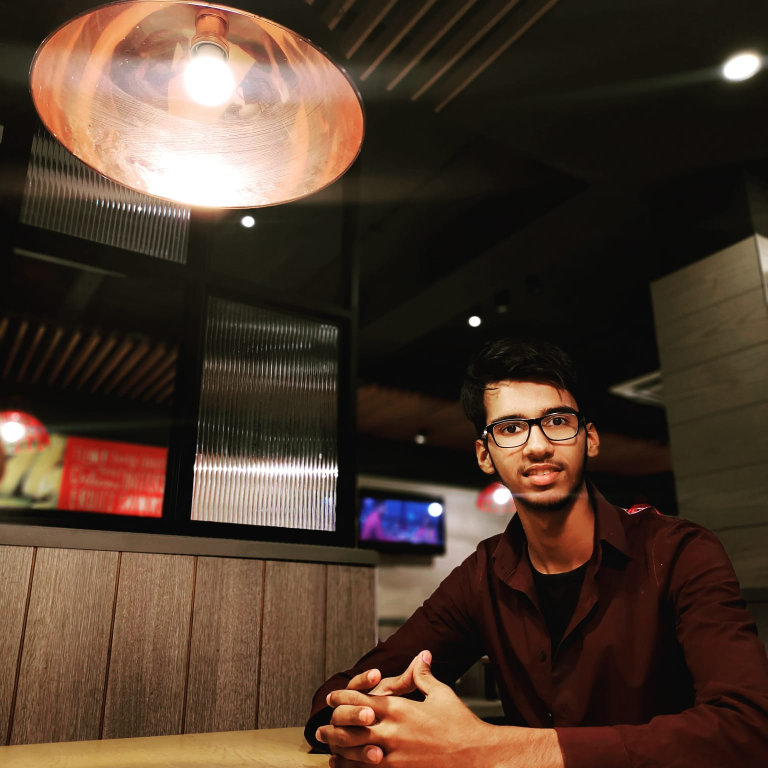
#> input picture 09 open-CV/resources/abc.jpg, 1536 x 1536 px (shown at 1/2 size)
$ python '14 basic functions in openCV.py'
#> lines starting #> are read from the running program, lines starting #| are printed output that depends on the picture
import cv2 as cv

img = cv.imread("resources/abc.jpg")
#> img is the input picture: shape (1536, 1536, 3); mean B, G, R 44.4, 58, 77.7
#resize
img = cv.resize(img,(600,600))
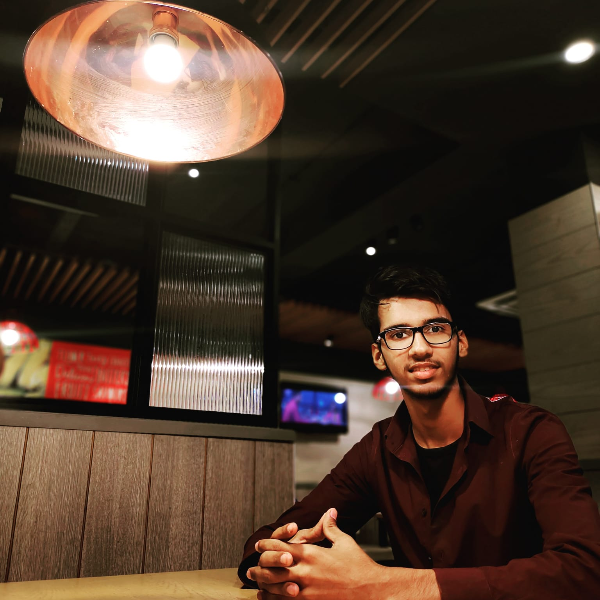
#> img: shape (600, 600, 3); mean B, G, R 44.4, 57.9, 77.6
#blurred image
blur_img = cv.GaussianBlur(img, (19,19), 0)
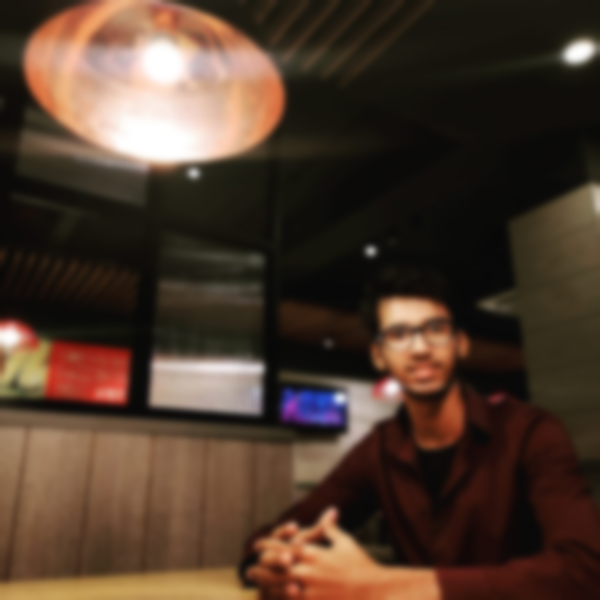
#> blur_img: shape (600, 600, 3); mean B, G, R 44.4, 57.9, 77.6
#edge detection
edge_img = cv.Canny(img, 48,48)
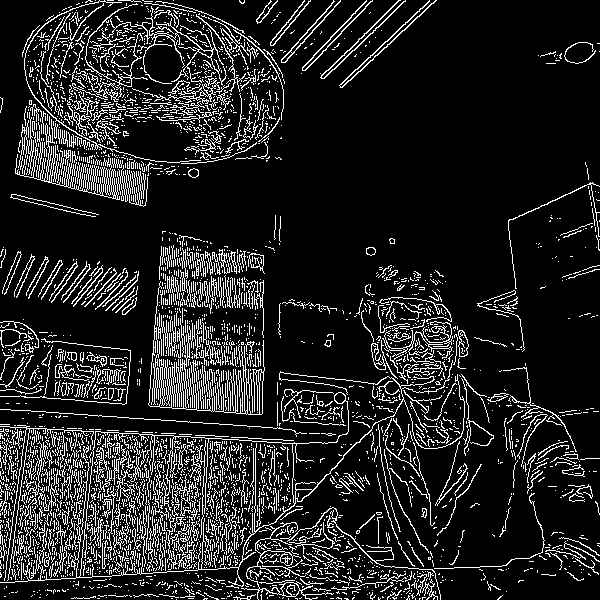
#> edge_img: shape (600, 600); 13.7% white in thin lines or dots
#thickness of line
thickness_img = cv.dilate(edge_img, (7,7), iterations=1)
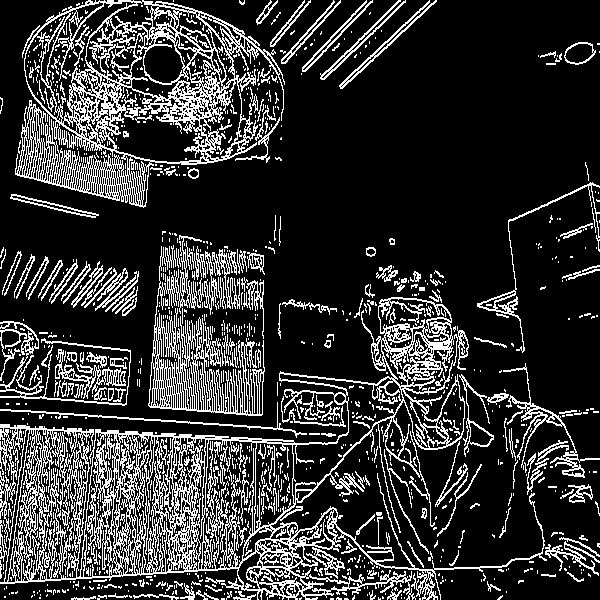
#> thickness_img: shape (600, 600); 20.4% white in thin lines or dots
#thinner outline
ero_img = cv.erode(thickness_img,(7,7), iterations=1)
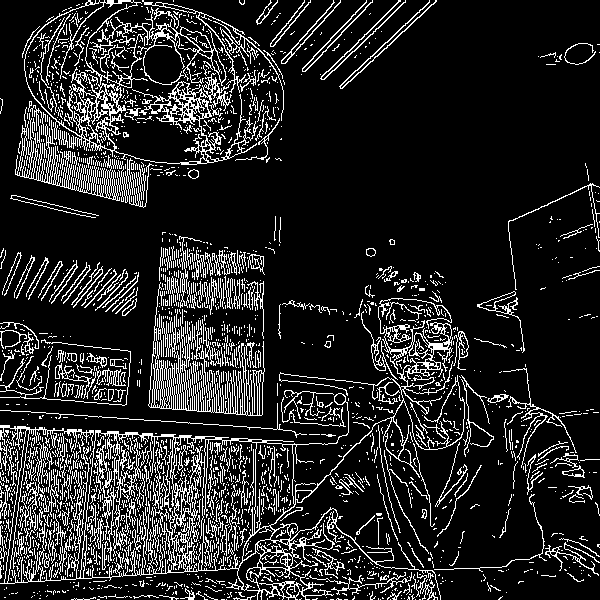
#> ero_img: shape (600, 600); 14.6% white in thin lines or dots

cv.imshow("Original",img)
cv.imshow("Blurred",blur_img)
cv.imshow("Edged",edge_img)
cv.imshow("Dilated",thickness_img)
cv.imshow("Eroded",ero_img)

cv.waitKey(0)
cv.destroyAllWindows
